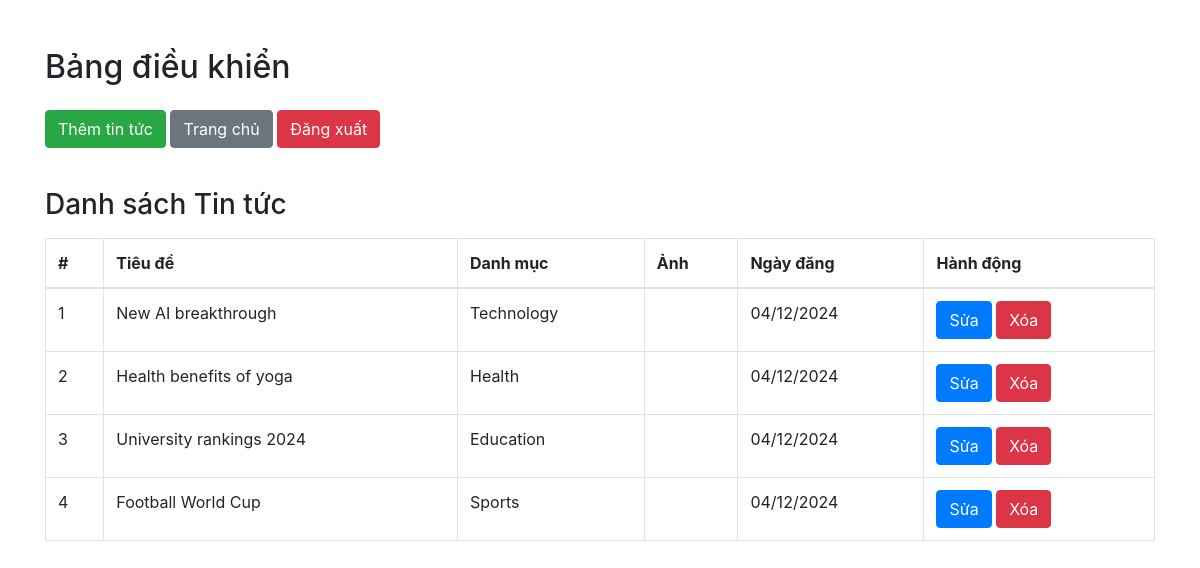
The app's page /index.php?action=dashboard (signed in) with its own data.
### tables this page shows
CREATE TABLE IF NOT EXISTS news (
    id INT AUTO_INCREMENT PRIMARY KEY,
    title VARCHAR(255) NOT NULL,
    content TEXT NOT NULL,
    image VARCHAR(255),
    created_at DATETIME DEFAULT CURRENT_TIMESTAMP,
    category_id INT,
    FOREIGN KEY (category_id) REFERENCES categories(id)
);

CREATE TABLE IF NOT EXISTS categories (
    id INT AUTO_INCREMENT PRIMARY KEY,
    name VARCHAR(255) NOT NULL
);

### controllers/AdminController.php (called while the page is built, shortened)
<?php
require_once 'models/User.php';
class AdminController
{
    public function dashboard()
    {
        require_once 'models/News.php';
        require_once 'models/User.php';
        $newsModel = new News();
        $news = $newsModel->getAllNews();
        include "views/admin/dashboard.php";
    }
}

### models/User.php (called while the page is built, shortened)
<?php
class Database
{
    public static function connect()
    {
        $host = 'localhost';
        $dbname = 'tlunews';
        $username = 'root';
        $password = '';
        return new PDO("mysql:host=$host;dbname=$dbname;charset=utf8", $username, $password);
    }
}

### models/News.php (called while the page is built, shortened)
<?php
class News
{
    private $pdo;
    public function __construct()
    {
        $this->pdo = Database::connect();
    }
    public function getAllNews()
    {
        $stmt = $this->pdo->query("SELECT n.id AS news_id, n.title, c.name AS category_name, n.image, n.created_at
          FROM news n
          INNER JOIN categories c ON n.category_id = c.id");
        return $stmt->fetchAll(PDO::FETCH_ASSOC);
    }
}

### views/admin/dashboard.php (the view, shortened to what this page needs)
<!DOCTYPE html>
<html lang="vi">
<head>
    <link rel="stylesheet" href="https://stackpath.bootstrapcdn.com/bootstrap/4.5.0/css/bootstrap.min.css">
    <link rel="stylesheet" href="https://maxcdn.bootstrapcdn.com/font-awesome/4.7.0/css/font-awesome.min.css">
</head>
<body>
    <div class="container">
        <h2 class="mt-5">Bảng điều khiển</h2>
        <div class="mt-4">
            <?php
            if ($_SESSION['user']['role'] === 1) {
            ?>
                <a href="index.php?action=add_news" class="btn btn-success mb-3">Thêm tin tức</a>
            <?php
            }
            ?>
            <a href="index.php?action=home" class="btn btn-secondary mb-3">Trang chủ</a>
            <a href="index.php?action=log-out" class="btn btn-danger mb-3">Đăng xuất</a>
        </div>
        <h3 class="mt-4">Danh sách Tin tức</h3>
        <table class="table table-bordered mt-3">
            <thead>
                <tr>
                    <th>#</th>
                    <th>Tiêu đề</th>
                    <th>Danh mục</th>
                    <th>Ảnh</th>
                    <th>Ngày đăng</th>
                    <th>Hành động</th>
                </tr>
            </thead>
            <tbody>
                <?php if (isset($news)): ?>
                    <?php foreach ($news as $item): ?>
                        <tr>
                            <td><?= htmlspecialchars($item['news_id']) ?></td>
                            <td><?= htmlspecialchars($item['title']) ?></td>
                            <td><?= htmlspecialchars($item['category_name']) ?></td>
                            <td><img src="assets/image/<?php echo $item['image'] ?>" style="width: 100px;" alt=""> </td>
                            <td><?= date('d/m/Y', strtotime($item['created_at'])) ?></td>
                            <td>
                                <a href="index.php?action=edit_news&id=<?= $item['news_id'] ?>" class="btn btn-primary">Sửa</a>
                                <a href="index.php?action=delete_news&id=<?= $item['news_id'] ?>" class="btn btn-danger" onclick="return confirm('Bạn có chắc chắn muốn xóa tin tức này không?')">Xóa</a>
                            </td>
                        </tr>
                    <?php endforeach; ?>
                <?php else: ?>
                    <tr>
                        <td colspan="5" class="text-center">Không có tin tức nào</td>
                    </tr>
                <?php endif; ?>
            </tbody>
        </table>
    </div>
</body>
</html>

### index.php (shortened to what this page needs)
<?php
$action = $_GET['action'] ?? 'login';
require_once './controllers/AdminController.php';
require_once './controllers/NewsController.php';
try {
    switch ($action) {
        case 'dashboard':
            $controller = new AdminController();
            $controller->dashboard();
            break;
    }
} catch (Exception $e) {
    echo "Đã có lỗi xảy ra: " . $e->getMessage();
}

### records on screen
news: id "1", title "New AI breakthrough", category.name "Technology", created_at "04/12/2024"
news: id "2", title "Health benefits of yoga", category.name "Health", created_at "04/12/2024"
news: id "3", title "University rankings 2024", category.name "Education", created_at "04/12/2024"
news: id "4", title "Football World Cup", category.name "Sports", created_at "04/12/2024"
